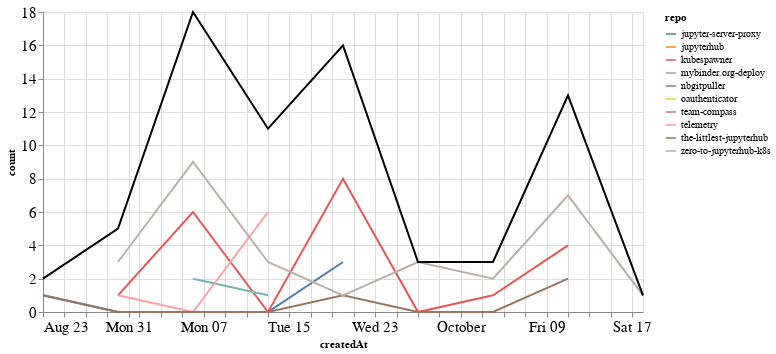

The code cell stored with this chart in its notebook:
### Markdown cell above
## Comments

### Code cell
comments_time = comments.groupby('repo').resample('W', on='createdAt').count()['author'].reset_index()
comments_time = comments_time.rename(columns={'author': 'count'})
comments_time_total = comments_time.groupby('createdAt').agg({"count": "sum"}).reset_index()
ch1 = alt.Chart(comments_time, width=600).mark_line().encode(
    x='createdAt',
    y='count',
    color='repo',
    tooltip="repo"
)

ch2 = alt.Chart(comments_time_total, width=600).mark_line(color="black").encode(
    x='createdAt',
    y='count',
)

ch1 + ch2

### Figure 1 — Vega-Lite specification as saved in the notebook (floating-point values rounded to 4 significant figures)
{"config": {"axisLeft": {"labelFontSize": 15}, "axisBottom": {"labelFontSize": 15}}, "layer": [{"data": {"name": "data-f336f46ffd79bb9ba3f4deb1b883f054"}, "mark": "line", "encoding": {"color": {"type": "nominal", "field": "repo"}, "tooltip": {"type": "nominal", "field": "repo"}, "x": {"type": "temporal", "field": "createdAt"}, "y": {"type": "quantitative", "field": "count"}}, "width": 600}, {"data": {"name": "data-738035b49560d383a5a5cd11b55833b9"}, "mark": {"type": "line", "color": "black"}, "encoding": {"x": {"type": "temporal", "field": "createdAt"}, "y": {"type": "quantitative", "field": "count"}}, "width": 600}], "$schema": "https://vega.github.io/schema/vega-lite/v4.8.1.json", "datasets": {"data-f336f46ffd79bb9ba3f4deb1b883f054": [{"repo": "jupyter-server-proxy", "createdAt": "2020-08-23T00:00:00", "count": 1}, {"repo": "jupyter-server-proxy", "createdAt": "2020-08-30T00:00:00", "count": 0}, {"repo": "jupyter-server-proxy", "createdAt": "2020-09-06T00:00:00", "count": 0}, {"repo": "jupyter-server-proxy", "createdAt": "2020-09-13T00:00:00", "count": 0}, {"repo": "jupyter-server-proxy", "createdAt": "2020-09-20T00:00:00", "count": 3}, {"repo": "jupyterhub", "createdAt": "2020-09-20T00:00:00", "count": 2}, {"repo": "kubespawner", "createdAt": "2020-08-30T00:00:00", "count": 1}, {"repo": "kubespawner", "createdAt": "2020-09-06T00:00:00", "count": 6}, {"repo": "kubespawner", "createdAt": "2020-09-13T00:00:00", "count": 0}, {"repo": "kubespawner", "createdAt": "2020-09-20T00:00:00", "count": 8}, {"repo": "kubespawner", "createdAt": "2020-09-27T00:00:00", "count": 0}, {"repo": "kubespawner", "createdAt": "2020-10-04T00:00:00", "count": 1}, {"repo": "kubespawner", "createdAt": "2020-10-11T00:00:00", "count": 4}, {"repo": "mybinder.org-deploy", "createdAt": "2020-09-06T00:00:00", "count": 2}, {"repo": "mybinder.org-deploy", "createdAt": "2020-09-13T00:00:00", "count": 1}, {"repo": "nbgitpuller", "createdAt": "2020-09-20T00:00:00", "count": 1}, {"repo": "oauthenticator", "createdAt": "2020-09-06T00:00:00", "count": 1}, {"repo": "team-compass", "createdAt": "2020-09-13T00:00:00", "count": 1}, {"repo": "telemetry", "createdAt": "2020-08-30T00:00:00", "count": 1}, {"repo": "telemetry", "createdAt": "2020-09-06T00:00:00", "count": 0}, {"repo": "telemetry", "createdAt": "2020-09-13T00:00:00", "count": 6}, {"repo": "the-littlest-jupyterhub", "createdAt": "2020-08-23T00:00:00", "count": 1}, {"repo": "the-littlest-jupyterhub", "createdAt": "2020-08-30T00:00:00", "count": 0}, {"repo": "the-littlest-jupyterhub", "createdAt": "2020-09-06T00:00:00", "count": 0}, {"repo": "the-littlest-jupyterhub", "createdAt": "2020-09-13T00:00:00", "count": 0}, {"repo": "the-littlest-jupyterhub", "createdAt": "2020-09-20T00:00:00", "count": 1}, {"repo": "the-littlest-jupyterhub", "createdAt": "2020-09-27T00:00:00", "count": 0}, {"repo": "the-littlest-jupyterhub", "createdAt": "2020-10-04T00:00:00", "count": 0}, {"repo": "the-littlest-jupyterhub", "createdAt": "2020-10-11T00:00:00", "count": 2}, {"repo": "zero-to-jupyterhub-k8s", "createdAt": "2020-08-30T00:00:00", "count": 3}, {"repo": "zero-to-jupyterhub-k8s", "createdAt": "2020-09-06T00:00:00", "count": 9}, {"repo": "zero-to-jupyterhub-k8s", "createdAt": "2020-09-13T00:00:00", "count": 3}, {"repo": "zero-to-jupyterhub-k8s", "createdAt": "2020-09-20T00:00:00", "count": 1}, {"repo": "zero-to-jupyterhub-k8s", "createdAt": "2020-09-27T00:00:00", "count": 3}, {"repo": "zero-to-jupyterhub-k8s", "createdAt": "2020-10-04T00:00:00", "count": 2}, {"repo": "zero-to-jupyterhub-k8s", "createdAt": "2020-10-11T00:00:00", "count": 7}, {"repo": "zero-to-jupyterhub-k8s", "createdAt": "2020-10-18T00:00:00", "count": 1}], "data-738035b49560d383a5a5cd11b55833b9": [{"createdAt": "2020-08-23T00:00:00", "count": 2}, {"createdAt": "2020-08-30T00:00:00", "count": 5}, {"createdAt": "2020-09-06T00:00:00", "count": 18}, {"createdAt": "2020-09-13T00:00:00", "count": 11}, {"createdAt": "2020-09-20T00:00:00", "count": 16}, {"createdAt": "2020-09-27T00:00:00", "count": 3}, {"createdAt": "2020-10-04T00:00:00", "count": 3}, {"createdAt": "2020-10-11T00:00:00", "count": 13}, {"createdAt": "2020-10-18T00:00:00", "count": 1}]}}
